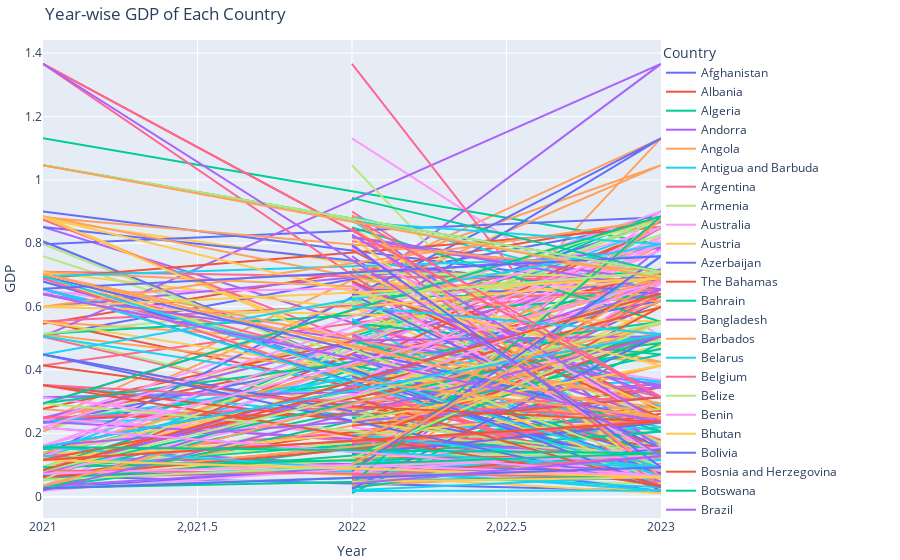

The notebook cell this image was saved under:
### Code cell
# Plot the year wise GDP of each country.

import pandas as pd
import plotly.express as px
df =  pd.read_excel("world_literacy_data_2021_2023.xlsx")
fig_gdp = px.line(df, x='Year', y='GDP', color='Country', markers=True)
fig.update_layout(
     title='Year-wise GDP of Each Country',
    xaxis_title='Year',
    yaxis_title='GDP',
    legend_title='Country',
    legend=dict(x=1, y=1),  # Position legend outside the plot area
    margin=dict(l=0, r=200, t=40, b=40)  # Adjust margins to fit the legend
)
fig.show()
